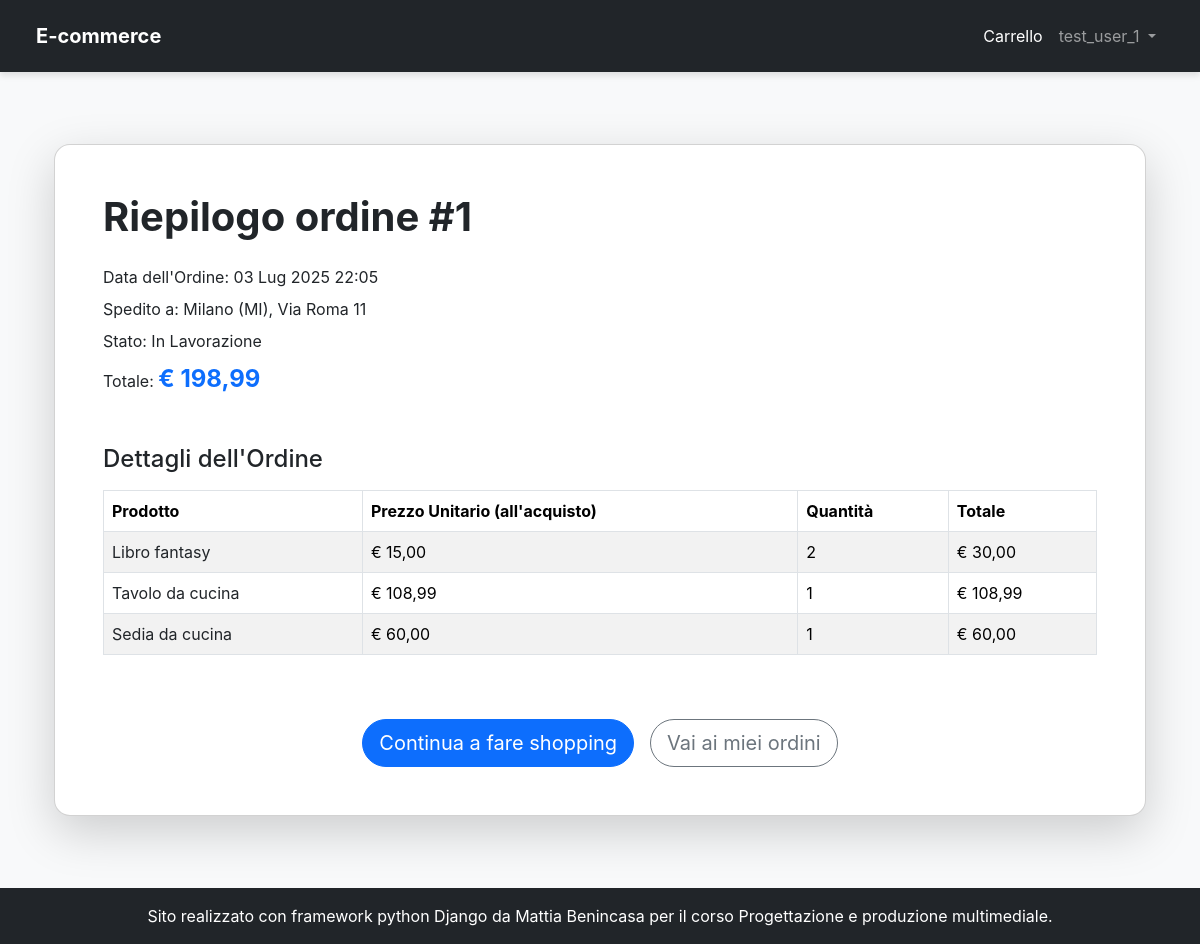
The app's page /orders/order_details/1 (signed in), older data.
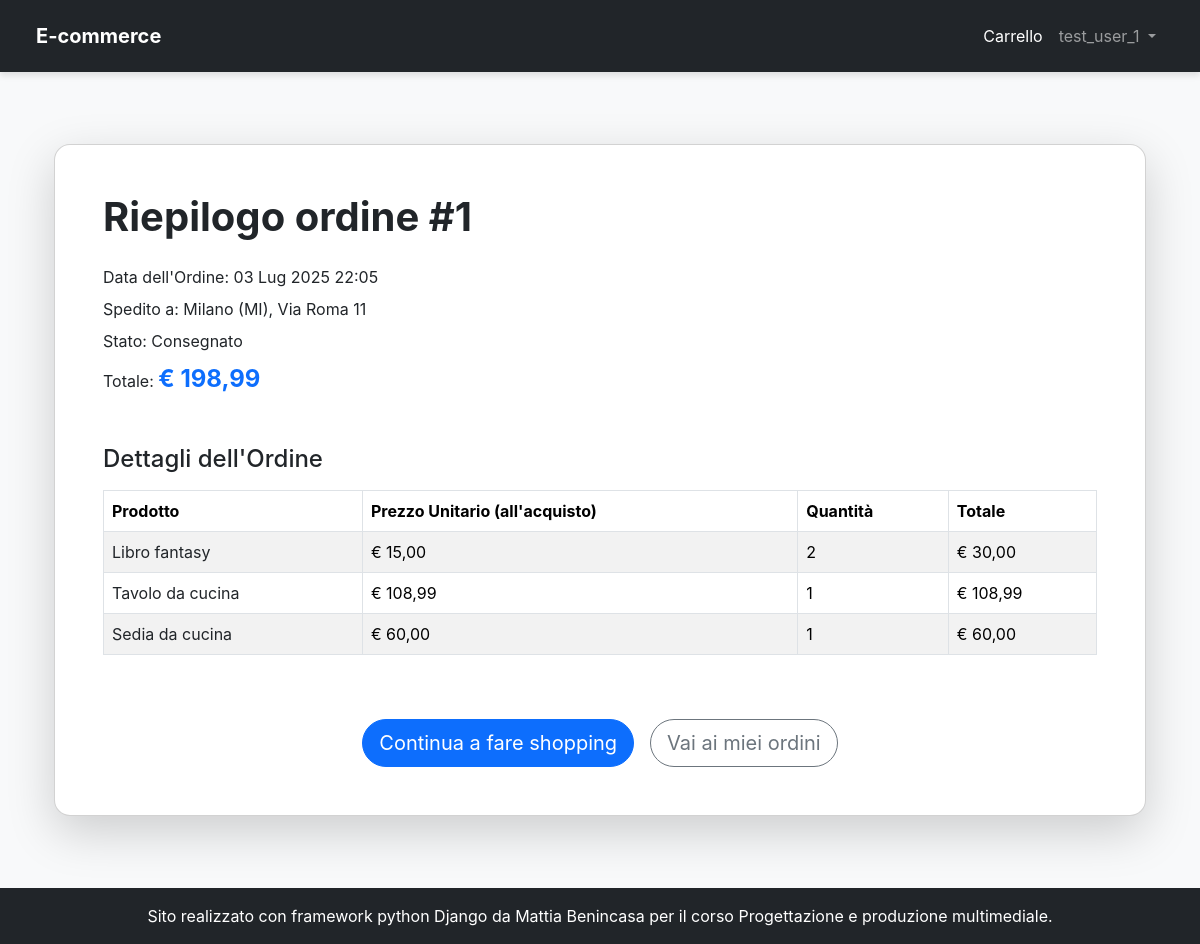
The same page, newer data.
### orders/models.py (models this page shows)
class Order(models.Model):
    customer = models.ForeignKey(
        settings.AUTH_USER_MODEL,
        on_delete=models.CASCADE,
        verbose_name='Cliente')
    ORDER_STATUS_CHOICES = [
        ('Processing', 'In Lavorazione'),
        ('Shipped', 'Spedito'),
        ('Delivered', 'Consegnato'),
        ('Cancelled', 'Annullato'),
    ]
    shipping_address = models.ForeignKey(Address, on_delete=models.CASCADE, verbose_name='Indirizzo di consegna')
    purchase_date = models.DateTimeField(auto_now_add=True, verbose_name='Data di acquisto')
    total_amount = models.DecimalField(max_digits=10, decimal_places=2, default=0.00, verbose_name='Totale(€)')
    status = models.CharField(max_length=50, choices=ORDER_STATUS_CHOICES, default='Processing')
    class Meta:
        permissions = [
            ('can_view_all_customers_orders', 'può vedere gli ordini di tutti i clienti'),
            ('can_change_order_status', 'può cambiare lo stato di un ordine')
        ]
        verbose_name = 'Ordine'
        verbose_name_plural = 'Ordini'

### addresses/models.py (models this page shows, shortened)
class Address(models.Model):
    user = models.ForeignKey(settings.AUTH_USER_MODEL, on_delete=models.CASCADE)
    address = models.CharField(max_length=255)
    city = models.CharField(max_length=100)
    state_province = models.CharField(max_length=2,
                                      validators=[
                                          RegexValidator(
                                              regex=r'^[a-z]{2}$',
                                              message='Inserire la sigla delle provincia',
                                              flags=re.IGNORECASE
                                          )
                                      ])
    postal_code = models.CharField(max_length=5,
                                   validators=[
                                       RegexValidator(
                                           regex=r'^\d{5}$',
                                           message='Inserire un CAP valido (5 cifre)'
                                       )
                                   ]
                                   )
    country = models.CharField(max_length=100, default="Italia")
    phone_number = models.CharField(max_length=15,
                                    validators=[
                                        RegexValidator(
                                            regex=r'^\d{1,'
                                                  r'15}$',
                                            message='Inserisci un numero di telefono italiano'
                                        )
                                    ]
                                    )
    is_main = models.BooleanField(default=False)
    class Meta:
        verbose_name = "Indirizzo"
        verbose_name_plural = "Indirizzi"
        ordering = ['-is_main', 'city']
        permissions = [
            ('can_select_address_in_checkout', 'Può selezionare indirizzo nel checkout'),
        ]
    def __str__(self):
        return f'{self.city} ({self.state_province}), {self.address}'

### orders/views.py (the view)
# urls.py: path("order_details/<int:order_id>", OrderDetails.as_view(), name="order_details"),
class OrderDetails(PermissionRequiredMixin, LoginRequiredMixin, DetailView):
    model = Order
    template_name = 'order_details.html'
    context_object_name = 'order'
    pk_url_kwarg = 'order_id'
    permission_required = 'orders.view_order'
    def get_queryset(self):
        return super().get_queryset().filter(customer=self.request.user)

### cart/templatetags/cart_tags.py (called while the page is built)
@register.filter
def multiply(value, arg):
    try:
        return float(value) * float(arg)
    except (ValueError, TypeError):
        return ""

### templates/order_details.html (shortened to what this page needs)
{% extends 'base.html' %}
{% load cart_tags %}
{% load humanize %}
{% block content %}
<div class="container my-5 text-begin">
    <div class="card shadow-lg rounded-card p-5 ">
        <h1 class="fw-bold mb-4">Riepilogo ordine #{{ order.id }}</h1>
        <p class="mb-2">Data dell'Ordine: {{ order.purchase_date|date:"d M Y H:i" }}</p>
        <p class="mb-2">Spedito a: {{ order.shipping_address }}</p>
        <p class="mb-2">Stato: {{ order.get_status_display}}</p>
        <p class="mb-4">Totale: <span class="fs-4 fw-bold text-primary">€ {{ order.total_amount|floatformat:2|intcomma }}</span></p>
        <h4 class="mb-3 mt-4">Dettagli dell'Ordine</h4>
        <div class="table-responsive mb-4">
            <table class="table table-striped table-bordered">
                <thead>
                    <tr>
                        <th scope="col">Prodotto</th>
                        <th scope="col">Prezzo Unitario (all'acquisto)</th>
                        <th scope="col">Quantità</th>
                        <th scope="col">Totale</th>
                    </tr>
                </thead>
                <tbody>
                    {% for item in order.orderitem_set.all %}
                    <tr>
                        <td><a href="{% url 'product_details' slug=item.product.slug %}" class="text-decoration-none text-dark">{{ item.product.name }}</a></td>
                        <td>€ {{ item.price_at_purchase|floatformat:2|intcomma }}</td>
                        <td>{{ item.quantity_purchased }}</td>
                        <td>€ {{ item.price_at_purchase|multiply:item.quantity_purchased|floatformat:2|intcomma }}</td>
                    </tr>
                    {% endfor %}
                </tbody>
            </table>
        </div>
        <div class="d-flex justify-content-center gap-3 mt-4">
            <a href="{% url 'product_list' %}" class="btn btn-primary btn-lg rounded-pill">Continua a fare shopping</a>
            <a href="{% url 'my_orders' %}" class="btn btn-outline-secondary btn-lg rounded-pill">Vai ai miei ordini</a>
        </div>
    </div>
</div>
{% endblock content %}

Row changes from the older to the newer data that the page shows:
changed Order "Milano (MI), Via Roma 11": status "In Lavorazione" → "Consegnato"
